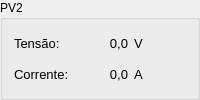
           <widget class="QGroupBox" name="groupBoxPV2">
            <property name="sizePolicy">
             <sizepolicy hsizetype="Ignored" vsizetype="Ignored">
              <horstretch>255</horstretch>
              <verstretch>255</verstretch>
             </sizepolicy>
            </property>
            <property name="minimumSize">
             <size>
              <width>155</width>
              <height>85</height>
             </size>
            </property>
            <property name="maximumSize">
             <size>
              <width>16777215</width>
              <height>16777215</height>
             </size>
            </property>
            <property name="title">
             <string>PV2</string>
            </property>
            <layout class="QGridLayout" name="gridLayout_28">
             <item row="0" column="0">
              <layout class="QHBoxLayout" name="horizontalLayoutPV2">
               <item>
                <layout class="QGridLayout" name="gridLayout_29">
                 <item row="0" column="0">
                  <widget class="QLabel" name="labelPV1Voltage_2">
                   <property name="font">
                    <font>
                     <pointsize>10</pointsize>
                    </font>
                   </property>
                   <property name="text">
                    <string>Tensão:</string>
                   </property>
                   <property name="textFormat">
                    <enum>Qt::AutoText</enum>
                   </property>
                   <property name="scaledContents">
                    <bool>true</bool>
                   </property>
                   <property name="wordWrap">
                    <bool>false</bool>
                   </property>
                  </widget>
                 </item>
                 <item row="1" column="0">
                  <widget class="QLabel" name="labelPV1Current_2">
                   <property name="font">
                    <font>
                     <pointsize>10</pointsize>
                    </font>
                   </property>
                   <property name="text">
                    <string>Corrente:</string>
                   </property>
                   <property name="textFormat">
                    <enum>Qt::AutoText</enum>
                   </property>
                   <property name="scaledContents">
                    <bool>true</bool>
                   </property>
                   <property name="wordWrap">
                    <bool>false</bool>
                   </property>
                  </widget>
                 </item>
                </layout>
               </item>
               <item>
                <layout class="QGridLayout" name="gridLayout_30">
                 <item row="0" column="0">
                  <widget class="QLabel" name="labelPV2VoltageValue">
                   <property name="font">
                    <font>
                     <pointsize>10</pointsize>
                    </font>
                   </property>
                   <property name="text">
                    <string>0,0</string>
                   </property>
                   <property name="textFormat">
                    <enum>Qt::AutoText</enum>
                   </property>
                   <property name="scaledContents">
                    <bool>true</bool>
                   </property>
                   <property name="alignment">
                    <set>Qt::AlignRight|Qt::AlignTrailing|Qt::AlignVCenter</set>
                   </property>
                   <property name="wordWrap">
                    <bool>false</bool>
                   </property>
                  </widget>
                 </item>
                 <item row="1" column="0">
                  <widget class="QLabel" name="labelPV2CurrentValue">
                   <property name="font">
                    <font>
                     <pointsize>10</pointsize>
                    </font>
                   </property>
                   <property name="text">
                    <string>0,0</string>
                   </property>
                   <property name="textFormat">
                    <enum>Qt::AutoText</enum>
                   </property>
                   <property name="scaledContents">
                    <bool>true</bool>
                   </property>
                   <property name="alignment">
                    <set>Qt::AlignRight|Qt::AlignTrailing|Qt::AlignVCenter</set>
                   </property>
                   <property name="wordWrap">
                    <bool>false</bool>
                   </property>
                  </widget>
                 </item>
                </layout>
               </item>
               <item>
                <layout class="QGridLayout" name="gridLayout_31">
                 <item row="0" column="0">
                  <widget class="QLabel" name="label_60">
                   <property name="font">
                    <font>
                     <pointsize>10</pointsize>
                    </font>
                   </property>
                   <property name="text">
                    <string>V</string>
                   </property>
                   <property name="textFormat">
                    <enum>Qt::AutoText</enum>
                   </property>
                   <property name="scaledContents">
                    <bool>true</bool>
                   </property>
                   <property name="wordWrap">
                    <bool>false</bool>
                   </property>
                  </widget>
                 </item>
                 <item row="1" column="0">
                  <widget class="QLabel" name="label_61">
                   <property name="font">
                    <font>
                     <pointsize>10</pointsize>
                    </font>
                   </property>
                   <property name="text">
                    <string>A</string>
                   </property>
                   <property name="textFormat">
                    <enum>Qt::AutoText</enum>
                   </property>
                   <property name="scaledContents">
                    <bool>true</bool>
                   </property>
                   <property name="wordWrap">
                    <bool>false</bool>
                   </property>
                  </widget>
                 </item>
                </layout>
               </item>
              </layout>
             </item>
            </layout>
           </widget>
